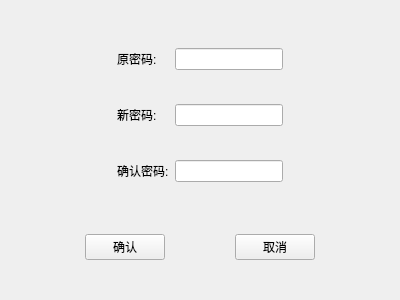
<?xml version="1.0" encoding="UTF-8"?>
<ui version="4.0">
 <class>updateUser</class>
 <widget class="QWidget" name="updateUser">
  <property name="geometry">
   <rect>
    <x>0</x>
    <y>0</y>
    <width>400</width>
    <height>300</height>
   </rect>
  </property>
  <property name="minimumSize">
   <size>
    <width>400</width>
    <height>300</height>
   </size>
  </property>
  <property name="maximumSize">
   <size>
    <width>400</width>
    <height>300</height>
   </size>
  </property>
  <property name="windowTitle">
   <string>密码修改</string>
  </property>
  <layout class="QVBoxLayout" name="verticalLayout">
   <item>
    <widget class="QWidget" name="widget" native="true">
     <layout class="QHBoxLayout" name="horizontalLayout">
      <item>
       <layout class="QGridLayout" name="gridLayout">
        <item row="1" column="2">
         <widget class="QLineEdit" name="oldPassword">
          <property name="echoMode">
           <enum>QLineEdit::Password</enum>
          </property>
         </widget>
        </item>
        <item row="3" column="2">
         <widget class="QLineEdit" name="newPassword">
          <property name="echoMode">
           <enum>QLineEdit::Password</enum>
          </property>
         </widget>
        </item>
        <item row="4" column="3">
         <spacer name="horizontalSpacer_5">
          <property name="orientation">
           <enum>Qt::Horizontal</enum>
          </property>
          <property name="sizeHint" stdset="0">
           <size>
            <width>40</width>
            <height>20</height>
           </size>
          </property>
         </spacer>
        </item>
        <item row="1" column="1">
         <widget class="QLabel" name="label">
          <property name="text">
           <string>原密码:</string>
          </property>
         </widget>
        </item>
        <item row="4" column="2">
         <spacer name="verticalSpacer_2">
          <property name="orientation">
           <enum>Qt::Vertical</enum>
          </property>
          <property name="sizeHint" stdset="0">
           <size>
            <width>20</width>
            <height>40</height>
           </size>
          </property>
         </spacer>
        </item>
        <item row="3" column="1">
         <widget class="QLabel" name="label_2">
          <property name="text">
           <string>新密码:</string>
          </property>
         </widget>
        </item>
        <item row="2" column="2">
         <spacer name="verticalSpacer">
          <property name="orientation">
           <enum>Qt::Vertical</enum>
          </property>
          <property name="sizeHint" stdset="0">
           <size>
            <width>20</width>
            <height>40</height>
           </size>
          </property>
         </spacer>
        </item>
        <item row="6" column="2">
         <spacer name="verticalSpacer_3">
          <property name="orientation">
           <enum>Qt::Vertical</enum>
          </property>
          <property name="sizeHint" stdset="0">
           <size>
            <width>20</width>
            <height>40</height>
           </size>
          </property>
         </spacer>
        </item>
        <item row="5" column="1">
         <widget class="QLabel" name="label_3">
          <property name="text">
           <string>确认密码:</string>
          </property>
         </widget>
        </item>
        <item row="3" column="0">
         <spacer name="horizontalSpacer_4">
          <property name="orientation">
           <enum>Qt::Horizontal</enum>
          </property>
          <property name="sizeHint" stdset="0">
           <size>
            <width>40</width>
            <height>20</height>
           </size>
          </property>
         </spacer>
        </item>
        <item row="5" column="2">
         <widget class="QLineEdit" name="confirmPassword">
          <property name="echoMode">
           <enum>QLineEdit::Password</enum>
          </property>
         </widget>
        </item>
        <item row="0" column="2">
         <spacer name="verticalSpacer_4">
          <property name="orientation">
           <enum>Qt::Vertical</enum>
          </property>
          <property name="sizeHint" stdset="0">
           <size>
            <width>20</width>
            <height>40</height>
           </size>
          </property>
         </spacer>
        </item>
       </layout>
      </item>
     </layout>
    </widget>
   </item>
   <item>
    <widget class="QWidget" name="widget_2" native="true">
     <layout class="QGridLayout" name="gridLayout_2">
      <item row="0" column="0">
       <spacer name="horizontalSpacer">
        <property name="orientation">
         <enum>Qt::Horizontal</enum>
        </property>
        <property name="sizeHint" stdset="0">
         <size>
          <width>40</width>
          <height>20</height>
         </size>
        </property>
       </spacer>
      </item>
      <item row="0" column="4">
       <spacer name="horizontalSpacer_2">
        <property name="orientation">
         <enum>Qt::Horizontal</enum>
        </property>
        <property name="sizeHint" stdset="0">
         <size>
          <width>40</width>
          <height>20</height>
         </size>
        </property>
       </spacer>
      </item>
      <item row="0" column="2">
       <spacer name="horizontalSpacer_3">
        <property name="orientation">
         <enum>Qt::Horizontal</enum>
        </property>
        <property name="sizeHint" stdset="0">
         <size>
          <width>40</width>
          <height>20</height>
         </size>
        </property>
       </spacer>
      </item>
      <item row="0" column="1">
       <widget class="QPushButton" name="confirm">
        <property name="text">
         <string>确认</string>
        </property>
       </widget>
      </item>
      <item row="0" column="3">
       <widget class="QPushButton" name="cancel">
        <property name="text">
         <string>取消</string>
        </property>
       </widget>
      </item>
      <item row="1" column="2">
       <spacer name="horizontalSpacer_6">
        <property name="orientation">
         <enum>Qt::Horizontal</enum>
        </property>
        <property name="sizeHint" stdset="0">
         <size>
          <width>40</width>
          <height>20</height>
         </size>
        </property>
       </spacer>
      </item>
     </layout>
    </widget>
   </item>
  </layout>
 </widget>
 <resources/>
 <connections/>
</ui>
